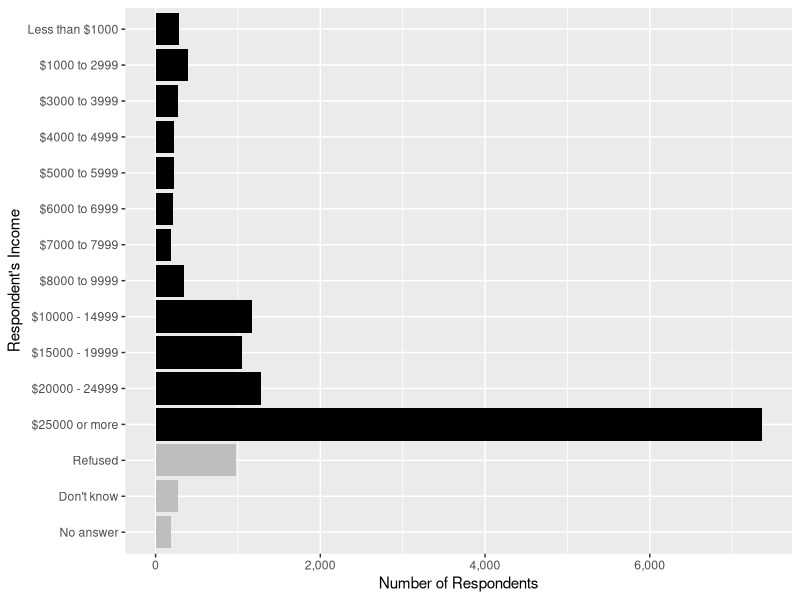

R code for this plot:
library(tidyverse)

gss_cat %>%
  filter(!rincome %in% c("Not applicable")) %>%
  mutate(rincome = fct_recode(rincome,
                              "Less than $1000" = "Lt $1000"
  )) %>%
  mutate(rincome_na = rincome %in% c("Refused", "Don't know", "No answer")) %>%
  ggplot(aes(x = rincome, fill = rincome_na)) +
  geom_bar() +
  coord_flip() +
  scale_y_continuous("Number of Respondents", labels = scales::comma) +
  scale_x_discrete("Respondent's Income") +
  scale_fill_manual(values = c("FALSE" = "black", "TRUE" = "gray")) +
  theme(legend.position = "None")
